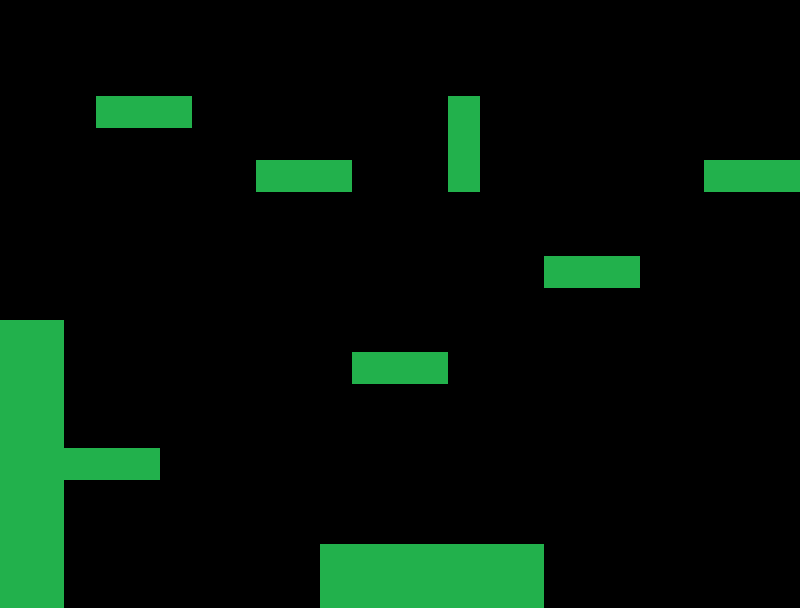

Tiled map render using the project's own tile images. Description and the whole map definition, tile-layer contents included, below:
An orthogonal 25x19 tile map with 32x32 px tiles, 1 tile layer (Tile Layer 1), 3 tilesets.

<map version="1.10" tiledversion="1.12.2" orientation="orthogonal" renderorder="right-down" width="25" height="19" tilewidth="32" tileheight="32" infinite="0" nextlayerid="7" nextobjectid="45">
 <editorsettings>
  <export target="room1.lua" format="lua" />
 </editorsettings>
 <tileset firstgid="1" name="Floor Tiles2" tilewidth="32" tileheight="32" tilecount="162" columns="9">
  <image source="../assets/tilesets/Floor Tiles2.png" width="288" height="576" />
 </tileset>
 <tileset firstgid="163" name="Other Tiles2" tilewidth="32" tileheight="32" tilecount="63" columns="9">
  <image source="../assets/tilesets/Other Tiles2.png" width="288" height="224" />
 </tileset>
 <tileset firstgid="226" name="ground" tilewidth="32" tileheight="32" tilecount="64" columns="8">
  <image source="../assets/tilesets/ground.png" width="256" height="256" />
 </tileset>
 <layer id="1" name="Tile Layer 1" width="25" height="19">
  <data encoding="csv">
0,0,0,0,0,0,0,0,0,0,0,0,0,0,0,0,0,0,0,0,0,0,0,0,0,
0,0,0,0,0,0,0,0,0,0,0,0,0,0,0,0,0,0,0,0,0,0,0,0,0,
0,0,0,0,0,0,0,0,0,0,0,0,0,0,0,0,0,0,0,0,0,0,0,0,0,
0,0,0,252,252,252,0,0,0,0,0,0,0,0,252,0,0,0,0,0,0,0,0,0,0,
0,0,0,0,0,0,0,0,0,0,0,0,0,0,252,0,0,0,0,0,0,0,0,0,0,
0,0,0,0,0,0,0,0,252,252,252,0,0,0,252,0,0,0,0,0,0,0,252,252,252,
0,0,0,0,0,0,0,0,0,0,0,0,0,0,0,0,0,0,0,0,0,0,0,0,0,
0,0,0,0,0,0,0,0,0,0,0,0,0,0,0,0,0,0,0,0,0,0,0,0,0,
0,0,0,0,0,0,0,0,0,0,0,0,0,0,0,0,0,252,252,252,0,0,0,0,0,
0,0,0,0,0,0,0,0,0,0,0,0,0,0,0,0,0,0,0,0,0,0,0,0,0,
252,252,0,0,0,0,0,0,0,0,0,0,0,0,0,0,0,0,0,0,0,0,0,0,0,
252,252,0,0,0,0,0,0,0,0,0,252,252,252,0,0,0,0,0,0,0,0,0,0,0,
252,252,0,0,0,0,0,0,0,0,0,0,0,0,0,0,0,0,0,0,0,0,0,0,0,
252,252,0,0,0,0,0,0,0,0,0,0,0,0,0,0,0,0,0,0,0,0,0,0,0,
252,252,252,252,252,0,0,0,0,0,0,0,0,0,0,0,0,0,0,0,0,0,0,0,0,
252,252,0,0,0,0,0,0,0,0,0,0,0,0,0,0,0,0,0,0,0,0,0,0,0,
252,252,0,0,0,0,0,0,0,0,0,0,0,0,0,0,0,0,0,0,0,0,0,0,0,
252,252,0,0,0,0,0,0,0,0,252,252,252,252,252,252,252,0,0,0,0,0,0,0,0,
252,252,0,0,0,0,0,0,0,0,252,252,252,252,252,252,252,0,0,0,0,0,0,0,0
</data>
 </layer>
 <objectgroup id="3" name="Collisions" />
</map>
